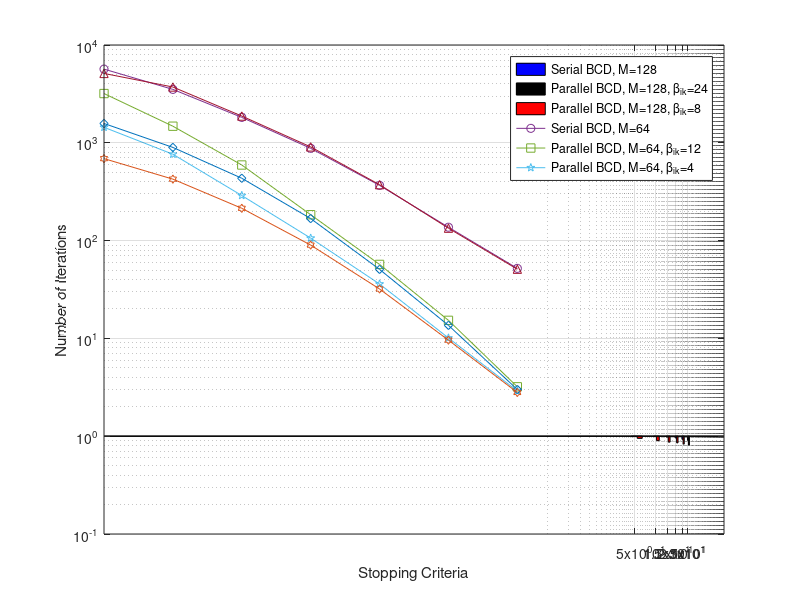

Source code (MATLAB):
dB = [0 : 5 : 30];
rM8Q8C7 = [259, 340, 422, 510, 590, 650, 692];
wmmseM8Q8C7 = [278, 357, 430, 495, 536, 562, 584];

rM8Q16C7 = [289, 390, 482, 595, 719, 837, 957];

rM4Q5C7 = [130, 175, 233, 286, 315, 336, 342];
wmmseM4Q5C7 = [164, 213, 258, 290, 309, 315, 319];
% power consumption 100%

plot(dB, rM8Q16C7, '-o', dB, rM8Q8C7, '-s', dB, wmmseM8Q8C7, '-p', dB, rM4Q5C7, '-^', dB, wmmseM4Q5C7, '-d', 'LineWidth', 1.5);
legend('LPP-WMMSE, M=128, G=16', 'LPP-WMMSE, M=64, G=8', 'WMMSE, M=64', 'LPP-WMMSE, M=20, G=5', 'WMMSE, M=20');
grid on;
xlabel('SNR (dB)');
ylabel('System Throughput (bits per channel user)');

dB = [5 : 5 : 30];
rpcWMMSE = [1, 1, 1, 1, 1, 1];
rpcM8Q8C7 = [0.99 0.99 0.98 0.96, 0.93, 0.905];
rpcM8Q16C7 = [0.95 0.90 0.87 0.855 0.83 0.81];
bar1 = bar(dB, rpcM8Q8C7, 'BarWidth', 0.2, 'FaceColor', 'b');
hold on;
bar2 = bar(dB - 1, rpcWMMSE, 'BarWidth', 0.2, 'FaceColor', 'k');
hold on;
bar3 = bar(dB + 1, rpcM8Q16C7, 'BarWidth', 0.2, 'FaceColor', 'r');
xlabel('SNR (dB)');
ylabel('Relative Power Consumption');
grid on;
legend('LPP-WMMSE, M=64', 'WMMSE', 'LPP-WMMSE, M=128');

range = [1:7];
epsilon = [1e-1, 1e-2, 1e-3, 1e-4, 1e-5, 1e-6, 1e-7];
%epsilon = [1, 2, 3, 4, 5, 6, 7];
sM128 = [52, 137, 367, 878, 1819, 3517, 5669];
pM128b24 = [3.2, 15.3, 57.1, 184, 593, 1478, 3189];
pM128b12 = [];
pM128b8 = [2.9, 10.1, 36, 106, 289, 764, 1441];
pM128b6 = [2.7, 9.1, 29.5, ];

sM64 = [51, 134, 373, 908, 1877, 3719, 5120];
pM64b12 = [3, 13.6, 50.8, 168, 434, 897, 1576];
pM64b6 = [];
pM64b5 = [2.9, 10.2, 35.3, ];
pM64b4 = [2.8, 9.6, 32, 90, 214, 425, 689];
loglog(epsilon(range), sM128(range), '-o', epsilon(range), pM128b24(range), '-s', epsilon(range), pM128b8(range), '-p', ...
         epsilon(range), sM64(range), '-^', epsilon(range), pM64b12(range), '-d', epsilon(range), pM64b4(range), '-h');
legend('Serial BCD, M=128', 'Parallel BCD, M=128, \beta_{ik}=24', 'Parallel BCD, M=128, \beta_{ik}=8', ...
       'Serial BCD, M=64', 'Parallel BCD, M=64, \beta_{ik}=12', 'Parallel BCD, M=64, \beta_{ik}=4');
xlabel('Stopping Criteria');
ylabel('Number of Iterations');
grid on;
